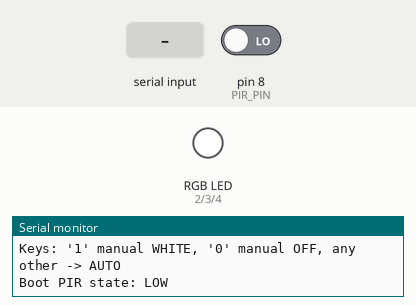
The sketch below on a simulated Arduino Uno, built with avr-gcc and run on an emulated ATmega328P. Shown: an RGB LED mixed from three pins (HIGH = lit), the last lines printed to the serial monitor. Dashed ring = blinking. Inputs (shaded band) come from the test bench; at power-on: pin 8 (PIR_PIN) LOW.

Above: at 1.2 s.
1.3 s: pin 8 (PIR_PIN) driven HIGH
At 1.38 s:
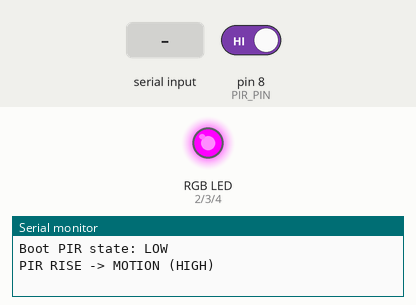
4.3 s: "1" received over Serial
At 4.9 s:
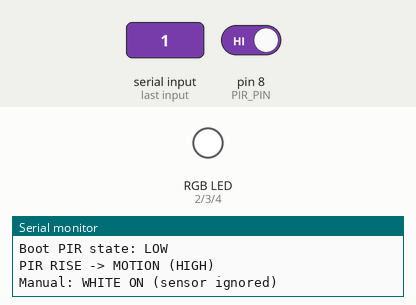
5.8 s: "0" received over Serial
At 7.0 s:
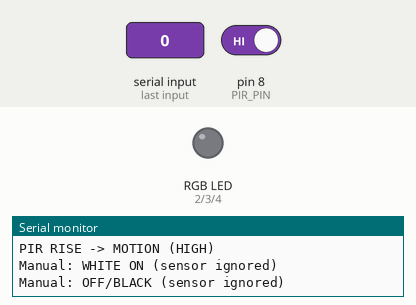
7.3 s: "2" received over Serial
At 7.38 s:
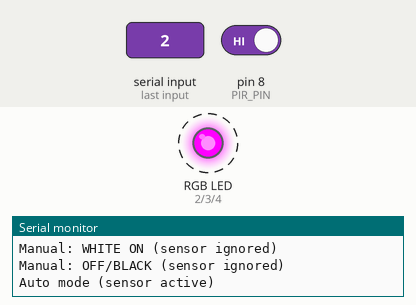
10.3 s: pin 8 (PIR_PIN) driven LOW
At 10.6 s:
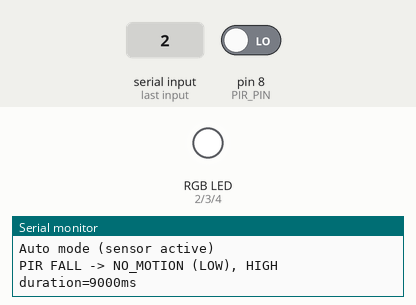
Timing chart, 0 to 12.8 s (numbered marks = the images above; inputs shaded):
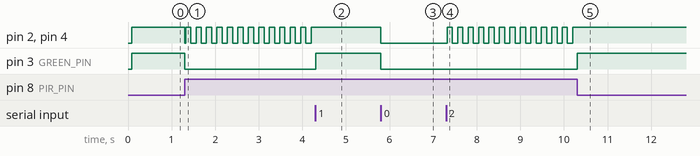

The sketch:

hc-sr501.ino
```cpp
#define RED_PIN     2
#define GREEN_PIN   3
#define BLUE_PIN    4
#define COMMON_ANODE  0 // 0=common cathode, 1=common anode

#define PIR_PIN     8

const unsigned long BLINK_MS = 120;

#define DEBUG_EDGES  1

struct RGB { uint8_t r, g, b; };
const RGB COL_OFF    = {  0,   0,   0};
const RGB COL_WHITE  = {255, 255, 255};
const RGB COL_PURPLE = {255,   0, 255};

bool manualHold = false; //true => ignore sensor
bool manualOn   = false; //when manualHold, true=white, false=black

inline uint8_t inv(uint8_t v) {
  return COMMON_ANODE ? (uint8_t)(255 - v) : v;
}
inline void writeRGB(uint8_t r, uint8_t g, uint8_t b) {
  analogWrite(RED_PIN,   inv(r));
  analogWrite(GREEN_PIN, inv(g));
  analogWrite(BLUE_PIN,  inv(b));
}
inline void writeRGB(const RGB &c) { writeRGB(c.r, c.g, c.b); }

inline void blinkColor(const RGB &c) {
  unsigned long phase = (millis() / BLINK_MS) & 1;
  writeRGB(phase ? c : COL_OFF);
}

#if DEBUG_EDGES
bool lastPir = LOW;
unsigned long lastChange = 0;
#endif

void setup() {
  pinMode(RED_PIN,   OUTPUT);
  pinMode(GREEN_PIN, OUTPUT);
  pinMode(BLUE_PIN,  OUTPUT);
  writeRGB(COL_OFF);

  pinMode(PIR_PIN, INPUT); //HCSR501 drives the line no pullup needed

  Serial.begin(9600);
  delay(20);
  Serial.println(F("\nAUTO: PIR HIGH -> blink PURPLE; PIR LOW -> WHITE"));
  Serial.println(F("Keys: '1' manual WHITE, '0' manual OFF, any other -> AUTO"));

#if DEBUG_EDGES
  lastPir = digitalRead(PIR_PIN);
  lastChange = millis();
  Serial.print(F("Boot PIR state: "));
  Serial.println(lastPir ? F("HIGH") : F("LOW"));
#endif
}

void loop() {
  if (manualHold) {
    writeRGB(manualOn ? COL_WHITE : COL_OFF);
  } else {
    int v = digitalRead(PIR_PIN);
    if (v == HIGH) {
      blinkColor(COL_PURPLE);
    } else {
      writeRGB(COL_WHITE);
    }

#if DEBUG_EDGES
    if (v != lastPir) {
      unsigned long now = millis();
      unsigned long dt = now - lastChange;
      lastChange = now;
      lastPir = v;
      if (v) {
        Serial.println(F("PIR RISE -> MOTION (HIGH)"));
      } else {
        Serial.print(F("PIR FALL -> NO_MOTION (LOW), HIGH duration="));
        Serial.print(dt); Serial.println(F("ms"));
      }
    }
#endif
  }

  if (Serial.available()) {
    int ch = Serial.read();
    if (ch == '1') {
      manualHold = true;  manualOn = true;
      writeRGB(COL_WHITE);
      Serial.println(F("Manual: WHITE ON (sensor ignored)"));
    } else if (ch == '0') {
      manualHold = true;  manualOn = false;
      writeRGB(COL_OFF);
      Serial.println(F("Manual: OFF/BLACK (sensor ignored)"));
    } else {
      manualHold = false;
      Serial.println(F("Auto mode (sensor active)"));
    }
  }
}
```

Measured:
- after the input at 1.3 s, pin 2 (RED_PIN), pin 4 (BLUE_PIN): HIGH → LOW at once, then repeats every 0.24 s: HIGH 0.12 s, LOW 0.12 s; pin 3 (GREEN_PIN): HIGH → LOW at once
- after the input at 4.3 s, pin 2 (RED_PIN), pin 4 (BLUE_PIN): stops changing and stays HIGH; pin 3 (GREEN_PIN): LOW → HIGH at once
- after the input at 5.8 s, pin 2 (RED_PIN), pin 3 (GREEN_PIN), pin 4 (BLUE_PIN): HIGH → LOW at once
- after the input at 7.3 s, pin 2 (RED_PIN), pin 4 (BLUE_PIN): alternates HIGH for 0.12 s and LOW for 0.12 s, starting at once
- after the input at 10.3 s, pin 2 (RED_PIN), pin 4 (BLUE_PIN): stops changing and stays HIGH; pin 3 (GREEN_PIN): LOW → HIGH at once
